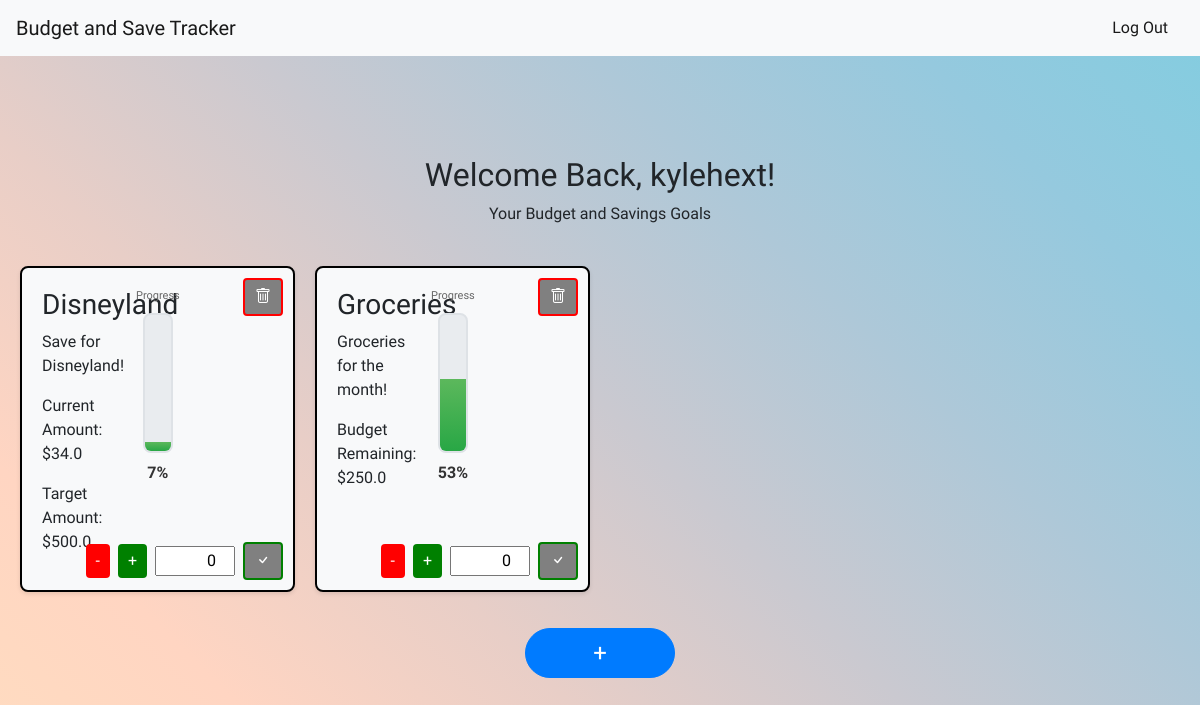
The page /dashboard (signed in) on the database as committed earlier.
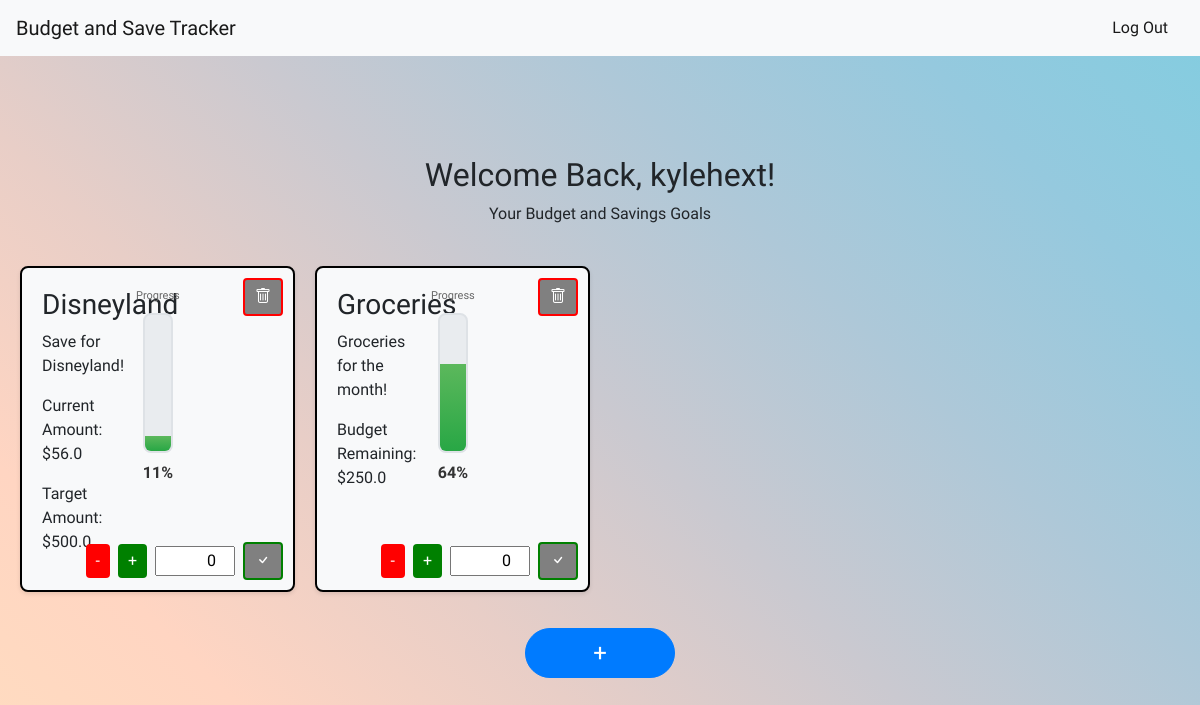
The same page on the database as committed later.
### tables this page shows
CREATE TABLE users (
    id INTEGER PRIMARY KEY AUTOINCREMENT,
    username TEXT NOT NULL UNIQUE,
    password TEXT NOT NULL
);

CREATE TABLE goals (
id INTEGER PRIMARY KEY AUTOINCREMENT,
user_id INTEGER NOT NULL,
goal_type TEXT NOT NULL,
title TEXT NOT NULL,
description TEXT,
target_amount REAL NOT NULL,
current_amount REAL DEFAULT 0,
FOREIGN KEY (user_id) REFERENCES users(id)
);

### app.py (the view, shortened to what this page needs)
@app.route('/dashboard', methods=['GET', 'POST'])
def dashboard():
    user = db.execute("SELECT username FROM users WHERE id = ?", session["user_id"])
    goals = db.execute("SELECT * FROM goals WHERE user_id = ?", session["user_id"])
    return render_template('dashboard.html', username=user[0]["username"], goals=goals)

### templates/dashboard.html (shortened to what this page needs)
{% extends "layout.html" %} {% block title %} Dashboard {% endblock %} {% block
main %}
<div class="dashboard-main-text">
  <h2 class="main-title">Welcome Back, {{ username }}!</h2>
  <p>Your Budget and Savings Goals</p>
</div>
{% if not goals %}
<p class="no-goals-text">
  You have no goals yet. Add a new goal to get started!
</p>
<button class="btn btn-primary mt-3 add-goals-button" id="myBtn" type="submit">
  +
</button>
<div id="myModal" class="modal">
  <div class="modal-content">
    <span class="close">&times;</span>
    <p>Select a type of goal:</p>
    <select id="goal-type-select" class="goal-type-select">
      <option value="" disabled selected>Select your option</option>
      <option value="budget">Budget Goal</option>
      <option value="savings">Savings Goal</option>
    </select>
  </div>
</div>
{% else %}
<div class="goals-container">
  {% for goal in goals %} {% set percentage = (goal.current_amount /
  goal.target_amount * 100) if goal.target_amount > 0 else 0 %} {% set
  display_percentage = 100 if percentage > 100 else percentage %}
  <div class="goal-card" data-goal-id="{{ goal.id }}">
    <button type="button" class="delete-goal">
      <i class="bi bi-trash"></i>
    </button>
    <div class="goal-details">
      <div class="goal-info">
        <h3 class="goal-title">{{ goal.title }}</h3>
        <p class="goal-description">{{ goal.description }}</p>
        {% if goal.goal_type == 'savings' %}
        <p class="current-amount">Current Amount: ${{ goal.current_amount }}</p>
        {% endif %} {% if goal.goal_type == 'budget' %}
        <p class="goal-amount">Budget Remaining: ${{ goal.target_amount }}</p>
        {% else %}
        <p class="goal-amount">Target Amount: ${{ goal.target_amount }}</p>
        {% endif %}
      </div>
      <div class="progress-section">
        <p class="progress-label">Progress</p>
        <div class="progress-bar-container">
          <div
            class="progress-bar-fill"
            data-current="{{ goal.current_amount }}"
            data-target="{{ goal.target_amount }}"
            style="height: {{ display_percentage }}%"
          ></div>
        </div>
        <p class="progress-percentage">{{ "%.0f"|format(percentage) }}%</p>
      </div>
    </div>
    <div class="value-change">
      <button type="button" class="decrement">-</button>
      <button type="button" class="increment">+</button>
      <input
        type="number"
        id="current-value"
        value="0"
        min="0"
        step="0.01"
        autocomplete="off"
      />
      <button type="button" class="confirm-value">
        <i class="bi bi-check"></i>
      </button>
    </div>
  </div>
  {% endfor %}
</div>
<button class="btn btn-primary mt-3 add-goals-button" id="myBtn" type="submit">
  +
</button>
{% endif %}
{% endblock %}

### templates/layout.html (shortened to what this page needs)
<!DOCTYPE html>
<html lang="en">
  <head>
    <link
      rel="stylesheet"
      href="https://cdn.jsdelivr.net/npm/bootstrap@4.1.3/dist/css/bootstrap.min.css"
    />
    <link
      rel="stylesheet"
      href="{{ url_for('static', filename='styles.css') }}"
    />
    <link
      rel="stylesheet"
      href="https://cdn.jsdelivr.net/npm/bootstrap-icons@1.11.3/font/bootstrap-icons.css"
    />
  </head>
  <body>
    <nav class="navbar navbar-light bg-light">
      <a class="navbar-brand" href="/">Budget and Save Tracker</a>
      <span class="navbar-text">
        {% if session.get('user_id') %}
        <a href="/logout" class="nav-link d-inline">Log Out</a>
        {% else %}
        <a href="/register" class="nav-link d-inline">Register</a>
        <span> | </span>
        <a href="/login" class="nav-link d-inline">Log In</a>
        {% endif %}
      </span>
    </nav>
    <main>{% block main %}{% endblock %}</main>
  </body>
</html>

### static/styles.css (style rules this page uses)
html { height: 100%; }
body { height: 100%; margin: 0; font-family: "Delius", cursive; background: linear-gradient(225deg, rgba(130, 205, 224, 1.000) 0.000%, rgba(149, 201, 222, 1.000) 16.667%, rgba(174, 200, 216, 1.000) 33.333%, rgba(202, 201, 208, 1.000) 50.000%, rgba(232, 206, 199, 1.000) 66.667%, rgba(255, 213, 194, 1.000) 83.333%, rgba(255, 221, 192, 1.000) 100.000%) }
.dashboard-main-text, .main-text { text-align: center; margin-top: 100px; }
.add-goals-button { display: block; margin-left: auto; margin-right: auto; margin-top: 20px; margin-bottom: 20px; width: 150px; height: 50px; border-radius: 25px; font-size: 24px; }
.goals-container { display: grid; grid-template-columns: repeat(4, 1fr); gap: 20px; margin-top: 20px; padding: 20px; }
.goal-card { position: relative; background-color: #f8f9fa; border: 2px solid #000000; border-radius: 8px; padding: 20px; box-shadow: 0 2px 4px rgba(0, 0, 0, 0.1); transition: transform 0.2s, box-shadow 0.2s; min-height: 250px; }
.goal-details { display: flex; gap: 20px; align-items: flex-start; margin-bottom: 0px; }
.goal-info { flex: 1; min-width: 0; max-width: 35%; }
.progress-section { width: 30px; flex-shrink: 0; display: flex; flex-direction: column; align-items: center; gap: 8px; }
.progress-bar-container { width: 100%; height: 140px; background-color: #e9ecef; border: 2px solid #dee2e6; border-radius: 8px; position: relative; overflow: hidden; display: flex; flex-direction: column-reverse; }
.progress-bar-fill { width: 100%; background: linear-gradient(to top, #28a745, #5cb85c); transition: height 0.5s ease; position: relative; }
.progress-percentage { font-weight: bold; font-size: 16px; color: #333; text-align: center; margin: 0; }
.progress-label { font-size: 11px; color: #666; text-align: center; margin: 0; }
.decrement { background-color: red; color: white; border: none; border-radius: 4px; padding: 5px 10px; cursor: pointer; }
.increment { background-color: green; color: white; border: none; border-radius: 4px; padding: 5px 10px; cursor: pointer; }
.delete-goal { position: absolute; top: 10px; right: 10px; background-color: gray; color: white; border: 2px solid red; border-radius: 4px; padding: 5px 10px; cursor: pointer; }
.confirm-value { background-color: gray; color: white; border: 2px solid green; border-radius: 4px; padding: 5px 10px; cursor: pointer; }
#current-value { width: 80px; text-align: right; }
.value-change { position: absolute; display: flex; bottom: 10px; right: 10px; gap: 8px; align-items: center; }
.value-change input { height: auto; }

Rows that differ between the two databases and show on the page:
changed goals "Disneyland": current_amount "34.0" → "56.0"; percentage "7" → "11"
changed goals "Groceries": current_amount 133 → 160 (drawn); percentage "53" → "64"
